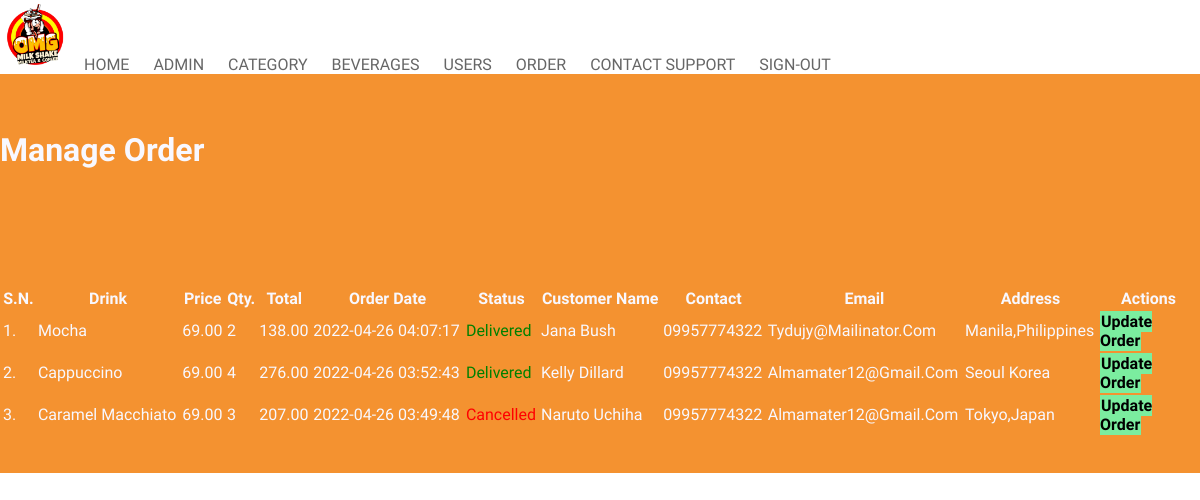
The page /admin/manage-order.php on the database its author committed.
### tables this page shows
CREATE TABLE `tbl_order` (
  `id` int(10) UNSIGNED NOT NULL,
  `user_id` int(100) NOT NULL,
  `drink` varchar(150) NOT NULL,
  `price` decimal(10,2) NOT NULL,
  `qty` int(11) NOT NULL,
  `total` decimal(10,2) NOT NULL,
  `order_date` datetime NOT NULL,
  `status` varchar(50) NOT NULL,
  `customer_name` varchar(150) NOT NULL,
  `customer_contact` varchar(20) NOT NULL,
  `customer_email` varchar(150) NOT NULL,
  `customer_address` varchar(255) NOT NULL,
   `method` varchar(50) NOT NULL
);

### admin/manage-order.php (the view, shortened to what this page needs)
<?php include('partials/nav.php'); ?>
<?php include ('../config/constants.php');?>
<div class="main-content">
    <div class="wrapper">
        <h1>Manage Order</h1>
                <br /><br /><br />
                <br><br>
                <table class="tbl-full">
                    <tr>
                        <th>S.N.</th>
                        <th>Drink</th>
                        <th>Price</th>
                        <th>Qty.</th>
                        <th>Total</th>
                        <th>Order Date</th>
                        <th>Status</th>
                        <th>Customer Name</th>
                        <th>Contact</th>
                        <th>Email</th>
                        <th>Address</th>
                        <th>Actions</th>
                    </tr>
                    <?php
                        $sql = "SELECT * FROM tbl_order ORDER BY id DESC";
                        $res = mysqli_query($conn, $sql);
                        $count = mysqli_num_rows($res);
                        $sn = 1;
                        if($count>0)
                        {
                            while($row=mysqli_fetch_assoc($res))
                            {
                                $id = $row['id'];
                                $drink = $row['drink'];
                                $price = $row['price'];
                                $qty = $row['qty'];
                                $total = $row['total'];
                                $order_date = $row['order_date'];
                                $status = $row['status'];
                                $customer_name = $row['customer_name'];
                                $customer_contact = $row['customer_contact'];
                                $customer_email = $row['customer_email'];
                                $customer_address = $row['customer_address'];
                                ?>
                                    <tr>
                                        <td><?php echo $sn++; ?>. </td>
                                        <td><?php echo $drink; ?></td>
                                        <td><?php echo $price; ?></td>
                                        <td><?php echo $qty; ?></td>
                                        <td><?php echo $total; ?></td>
                                        <td><?php echo $order_date; ?></td>
                                        <td>
                                            <?php
                                                if($status=="Ordered")
                                                {
                                                    echo "<label>$status</label>";
                                                }
                                                elseif($status=="On Delivery")
                                                {
                                                    echo "<label style='color: orange;'>$status</label>";
                                                }
                                                elseif($status=="Delivered")
                                                {
                                                    echo "<label style='color: green;'>$status</label>";
                                                }
                                                elseif($status=="Cancelled")
                                                {
                                                    echo "<label style='color: red;'>$status</label>";
                                                }
                                                elseif($status=="Retrieved")
                                                {
                                                    echo "<label style='color: black;'>$status</label>";
                                                }
                                            ?>
                                        </td>
                                        <td><?php echo $customer_name; ?></td>
                                        <td><?php echo $customer_contact; ?></td>
                                        <td><?php echo $customer_email; ?></td>
                                        <td><?php echo $customer_address; ?></td>
                                        <td>
                                            <a href="<?php echo SITEURL; ?>admin/update-order.php?id=<?php echo $id; ?>" class="btn-secondary">Update Order</a>
                                        </td>
                                    </tr>
                                <?php
                            }
                        }
                        else
                        {
                            echo "<tr><td colspan='12' class='error'>Orders not Available</td></tr>";
                        }
                    ?>
                </table>
    </div>
</div>

### css/dashb.css (style rules this page uses)
:root { --green:#27ae60; --black:#192a56; --light-color:#666; --box-shadow:0 .5rem 1.5rem rgba(0,0,0, .1); }
body { font-family: 'Andada Pro', serif; margin: auto; padding: inherit; box-sizing: border-box; text-decoration: none; outline: none; border: none; text-transform: capitalize; transition: all .2s linear; color: ghostwhite; }
.wrapper { align-items: center; }
.main-content { background-color: #f49230; padding: 3% 0; }
.tbl-full { width: 100%; }
.btn-secondary { background-color: #7bed9f; padding: 1%; color: black; text-decoration: none; font-weight: bold; }

### rows shown on the page
tbl_order: drink "Mocha", price "69.00", qty "2", total "138.00", order_date "2022-04-26 04:07:17", status "Delivered", customer_name "Jana Bush", customer_contact "09957774322", customer_email "Tydujy@mailinator.com", customer_address "Manila,Philippines"
tbl_order: drink "Cappuccino", price "69.00", qty "4", total "276.00", order_date "2022-04-26 03:52:43", status "Delivered", customer_name "Kelly Dillard", customer_contact "09957774322", customer_email "Almamater12@gmail.com", customer_address "Seoul Korea"
tbl_order: drink "Caramel Macchiato", price "69.00", qty "3", total "207.00", order_date "2022-04-26 03:49:48", status "Cancelled", customer_name "Naruto Uchiha", customer_contact "09957774322", customer_email "Almamater12@gmail.com", customer_address "Tokyo,Japan"
